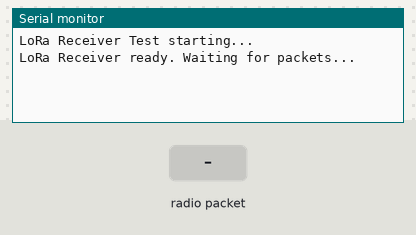
Simulated run of this sketch. Board: ESP32. On the bench: the last lines printed to the serial monitor. The test bench sets the inputs (shaded band). No radio packets arrive unless stated.

Above: at 6.2 s.
6.3 s: radio packet "1" arrives
At 6.8 s:
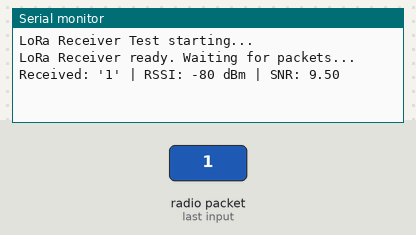
7.8 s: radio packet "0" arrives
At 9.0 s:
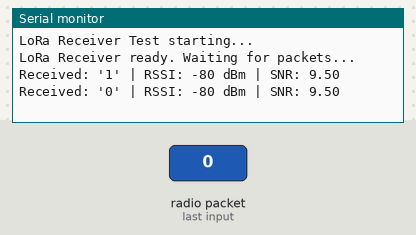
9.3 s: radio packet "2" arrives
At 10.3 s:
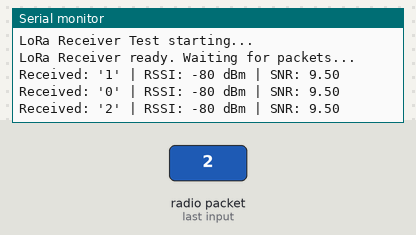

Measured:
- after the input at 6.3 s, the serial monitor: prints a new line at once (image 1)
- after the input at 7.8 s, the serial monitor: prints a new line at once (image 2)
- after the input at 9.3 s, the serial monitor: prints a new line at once (image 3)

The sketch:

LoRa_Rx_and_Tx_working.ino
```cpp
// Working code for TX

// #include <SPI.h>
// #include <LoRa.h>

// #define SS 5
// #define RST 14
// #define DIO0 26

// void setup() {
//   Serial.begin(115200);
//   LoRa.setPins(SS, RST, DIO0);

//   if (!LoRa.begin(433E6)) { // use 433E6 / 868E6 / 915E6 based on your module's freq band
//     Serial.println("LoRa init failed. Check wiring.");
//     while (1);
//   }

//   LoRa.setTxPower(20, PA_OUTPUT_PA_BOOST_PIN);

//   Serial.println("LoRa init OK");
// }

// int counter = 0;

// void loop() {
//   Serial.print("Sending packet: ");
//   Serial.println(counter);

//   LoRa.beginPacket();
//   LoRa.print("hello ");
//   LoRa.print(counter);
//   LoRa.endPacket();

//   counter++;
//   delay(2000);
// }


/*
  LoRa SX1278 - Receiver Test
  Board: ESP32 Dev Kit (ESP32-WROOM-32 style devkit)
  Library: "LoRa" by Sandeep Mistry

  Listens for packets and prints them along with signal strength (RSSI).
*/

#include <SPI.h>
#include <LoRa.h>

#define LORA_SCK   18
#define LORA_MISO  19
#define LORA_MOSI  23
#define LORA_NSS   5
#define LORA_RST   14
#define LORA_DIO0  26   // matches this board's wiring

#define LORA_FREQUENCY 433E6  // must match the transmitter

void setup() {
  Serial.begin(115200);
  while (!Serial) { delay(5000); }
  delay(5000);

  Serial.println("LoRa Receiver Test starting...");

  SPI.begin(LORA_SCK, LORA_MISO, LORA_MOSI, LORA_NSS);
  LoRa.setPins(LORA_NSS, LORA_RST, LORA_DIO0);

  if (!LoRa.begin(LORA_FREQUENCY)) {
    Serial.println("LoRa init FAILED. Check wiring.");
    while (1) { delay(1000); }
  }

  Serial.println("LoRa Receiver ready. Waiting for packets...");
}

void loop() {
  int packetSize = LoRa.parsePacket();

  if (packetSize) {
    String received = "";
    while (LoRa.available()) {
      received += (char)LoRa.read();
    }

    Serial.print("Received: '");
    Serial.print(received);
    Serial.print("' | RSSI: ");
    Serial.print(LoRa.packetRssi());
    Serial.print(" dBm | SNR: ");
    Serial.println(LoRa.packetSnr());
  }
}
```
